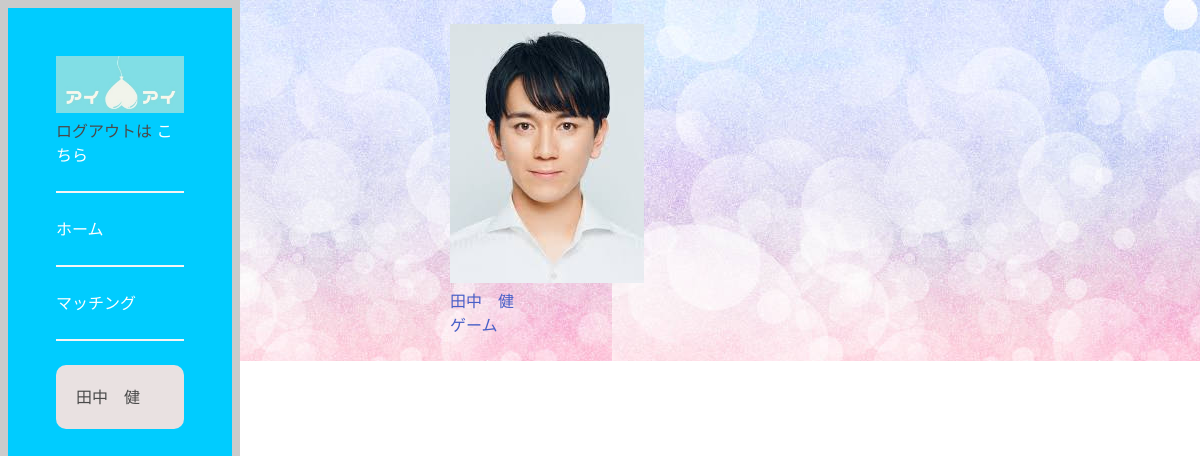
/dashboard (signed in), run on the app's committed database.
### dwitter/models.py (models this page shows, shortened)
class Account(models.Model):
    user = models.OneToOneField(User, on_delete=models.CASCADE)
    last_name = models.CharField(max_length=100)
    first_name = models.CharField(max_length=100)
    account_image = models.ImageField(upload_to="",blank=True)
    category = models.CharField(
        max_length=100,
        choices = CATEGORY,
    )
    area = models.CharField(max_length=100)
    age = models.CharField(max_length=100)
    hobby = models.CharField(max_length=100)

class Profile(models.Model):
    user = models.OneToOneField(User, on_delete=models.CASCADE)
    follows = models.ManyToManyField(
        "self",
        related_name = "followed_by",
        symmetrical= False,
        blank=True
    )

### dwitter/views.py (the view)
# urls.py: path("dashboard", views.dashboard, name="dashboard"),
@login_required
def dashboard( request):
    return render(request, "dwitter/dashboard.html")

### dwitter/templates/dwitter/dashboard.html
{% extends 'base.html' %}
{% block content %}
<div class="column">
<div class="column">
    <div class="block">
        <div class="row ">
            {% for follower in user.profile.followed_by.all %}
                <div class="">
                    <a href="{% url 'UserView' follower.user.id %} ">
                        <img src="{{ follower.user.account.account_image.url}}" alt="{{ follower.account.account_image}}" class="card-img-top">
                        <p>{{ follower.user.account.last_name }}　{{ follower.user.account.first_name }}</p>
                        <p>{{ follower.user.account.hobby }}</p>
                    </a>
                </div>
            {% endfor %}
        </div>
    </div>
</div>
</div>
{% endblock content %}

### dwitter/templates/base.html (shortened to what this page needs)
{% load static %}
<!DOCTYPE html>
<html lang="en">
<head>
     <link rel="stylesheet"
    href="https://cdn.jsdelivr.net/npm/bulma@0.9.3/css/bulma.min.css">
    <link rel="stylesheet" href="{% static 'css/dwitter.css' %}">
    <link rel="stylesheet" href="{% static 'css/dwitter-pages.css' %}">
</head>
<body>
    <section class=" is-success mb-4">
        <div class="hero-body">
            <img src={% static "css/main_image.jpg" %}>
            <p> ログアウトは
                <a href="{% url 'Logout' %}">こちら</a> <br>
                <hr>
                <a href="{% url 'dashboard' %}">ホーム</a> <br>
                <hr>
                <a href="{% url 'profile_list' %}">マッチング</a> <br>
                <hr>
            </p>
                <p class="login__user">{{user.account.last_name}}　{{user.account.first_name}}</p>
        </div>
        <div class="containera">
            <div class="">
                {% block content %}
                {% endblock content %}
            </div>
        </div>
</body>
</html>

### static/css/dwitter.css (style rules this page uses)
body { background-image: url(../css/BackGroundSample.jpg); }
.hero-body { height: 100%; width: 20%; background-color: #00CCFF; box-sizing: border-box; border: 8px solid rgb(203, 203, 203); position: fixed; }
.hero-body a { color: #fff; }
.containera { height: 100%; padding-left: 25em; }
.login__user { padding: 20px; border-radius: 10px; background-color: rgb(233, 225, 225); }

### static/css/dwitter-pages.css (style rules this page uses)
.row { gap: 10px; display: flex; flex-wrap: wrap; }

### data on the page
Profile: user.account.account_image (picture), user.account.last_name "田中", user.account.first_name "健", user.account.hobby "ゲーム"

### other printed values
{{ user.account.last_name }} "田中"
{{ user.account.first_name }} "健"
